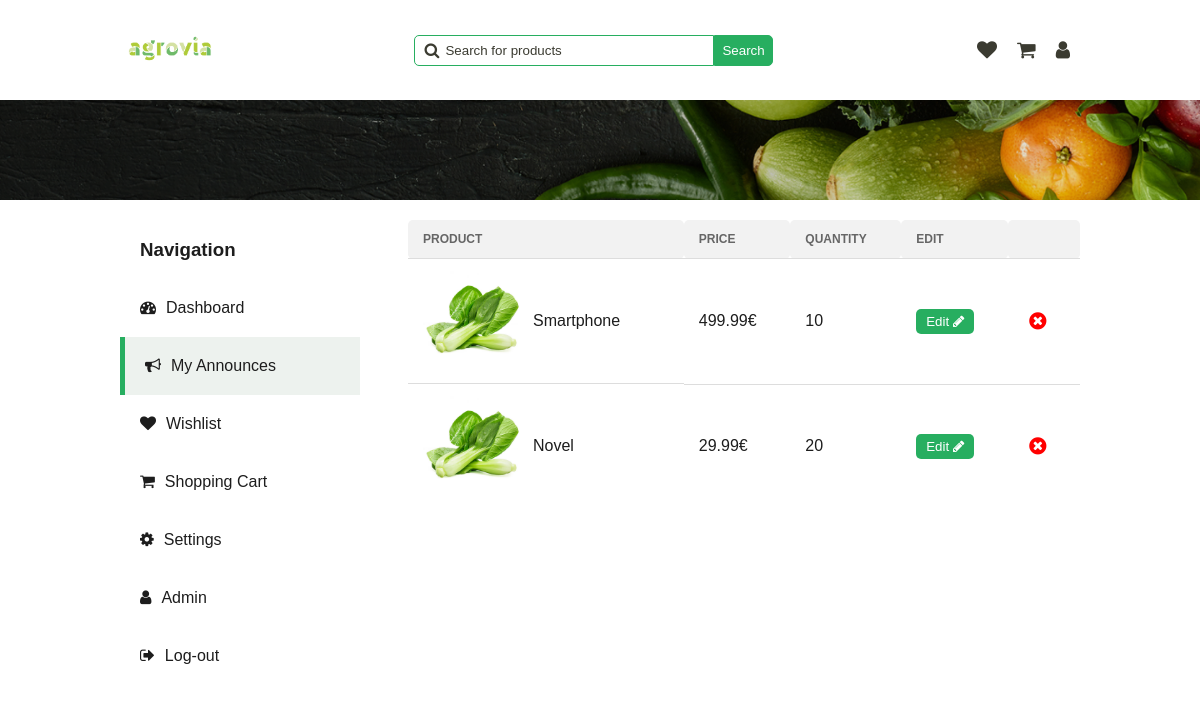
Page /pages/my-announces.php (signed in) on the earlier database version.
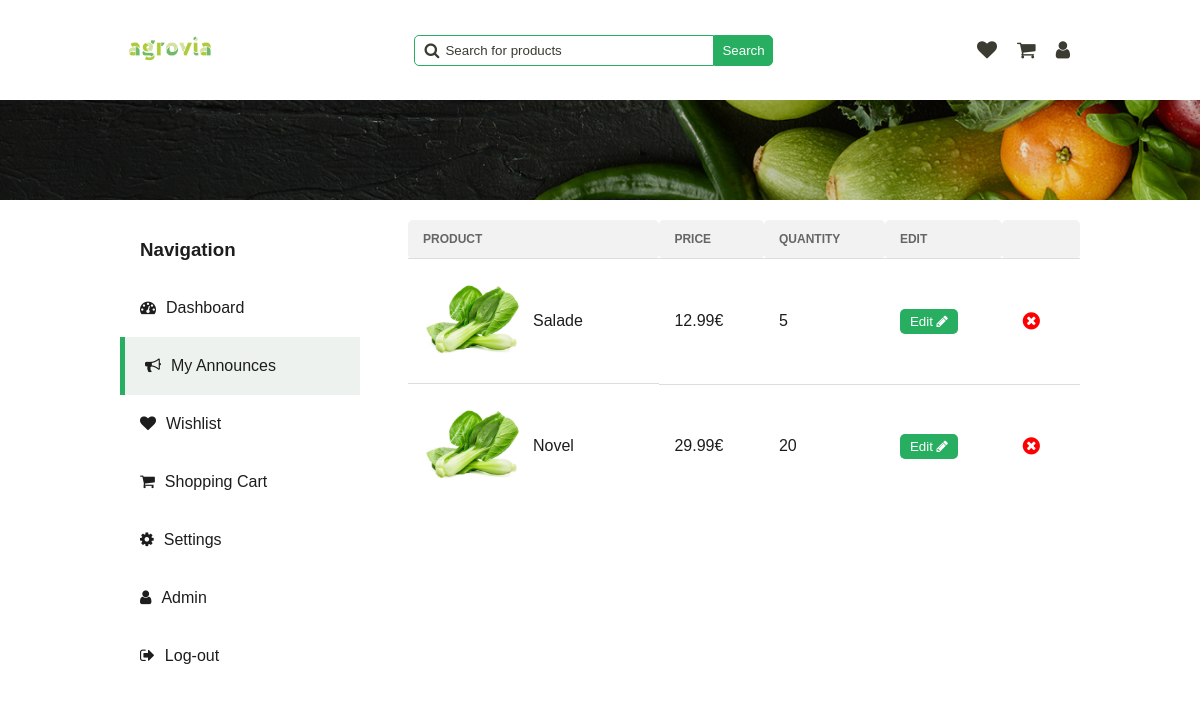
Same page on the later database version.
### tables this page shows
CREATE TABLE Announce (
  id INTEGER PRIMARY KEY,
  id_category INTEGER,
  image TEXT,
  title TEXT,
  description TEXT,
  price FLOAT,
  quantity INTEGER,
  rating INTEGER,
  out_of_stock BOOLEAN,
  FOREIGN KEY (id_category) REFERENCES Category(id)
);

### php/announce.php (called while the page is built, shortened)
<?php
require '../php/pdo.php';
function get_user_announces_by_id($user_id)
{
    global $pdo;
    $query = "SELECT * FROM Announce WHERE id IN (SELECT announce_id FROM UserAnnounce WHERE user_id = :user_id)";
    $stmt = $pdo->prepare($query);
    $stmt->bindParam(':user_id', $user_id);
    $stmt->execute();
    $announce = $stmt->fetchAll(PDO::FETCH_ASSOC);
    return $announce;
}
?>

### pages/my-announces.php (the view, shortened to what the changed rows need)
<!DOCTYPE html>
<html lang="en">
<head>
    <link rel="stylesheet" href="../styles/alert.css">
    <link rel="stylesheet" href="../styles/dashboard.css" onload="load_theme()">
    <link rel="stylesheet" href="../styles/main-header.css">
    <link rel="stylesheet" href="../styles/my-announces.css">
    <link rel="stylesheet" href="../styles/wishlist.css">
    <link rel="stylesheet" href="https://cdnjs.cloudflare.com/ajax/libs/font-awesome/4.7.0/css/font-awesome.min.css">
</head>
<body>
    <?php
    require "../php/user.php";
    require "../php/announce.php";
    $user_announces = get_user_announces_by_id($_SESSION['user_id']);
    ?>
    <div class="main-container">
        <section class="tab-content my-announces-section">
            <table>
                <tr>
                    <th>Product</th>
                    <th>Price</th>
                    <th>Quantity</th>
                    <th>Edit</th>
                    <th></th>
                </tr>
                <?php foreach ($user_announces as $item): ?>
                    <tr id="wishlist-item-<?php echo $item['id']; ?>">
                        <td class="product">
                            <img src="<?php echo $item['image']; ?>" alt="product">
                            <span class="title"><?php echo $item['title']; ?></span>
                        </td>
                        <td class="price" id="price-<?php echo $item['id']; ?>">
                            <?php echo $item['price']; ?>€
                        </td>
                        <td class="stock-status">
                            <span>
                                <span class="quantity"
                                    id="count-<?php echo $item['id']; ?>"><?php echo $item['quantity']; ?></span>
                            </span>
                        </td>
                        <td>
                            <button class="edit-btn" onclick="open_edit_announce_modal(
                                            <?php echo $item['id']; ?>,
                                            '<?php echo $item['title']; ?>',
                                            '<?php echo $item['description']; ?>',
                                            <?php echo $item['price']; ?>,
                                            <?php echo $item['quantity']; ?>
                            )">
                                Edit <i class="fa fa-pencil" aria-hidden="true"></i>
                            </button>
                        </td>
                        <td>
                            <button class="delete-btn" onclick="delete_announce(<?php echo $item['id']; ?>)">
                                <i class="fa fa-times-circle" aria-hidden="true"></i>
                            </button>
                        </td>
                    </tr>
                    <?php
                endforeach;
                ?>
            </table>
        </section>
    </div>
</body>
</html>

Differences in the rows shown:
changed announce: title "Smartphone" → "Salade"; price "499.99" → "12.99"; quantity "10" → "5"
